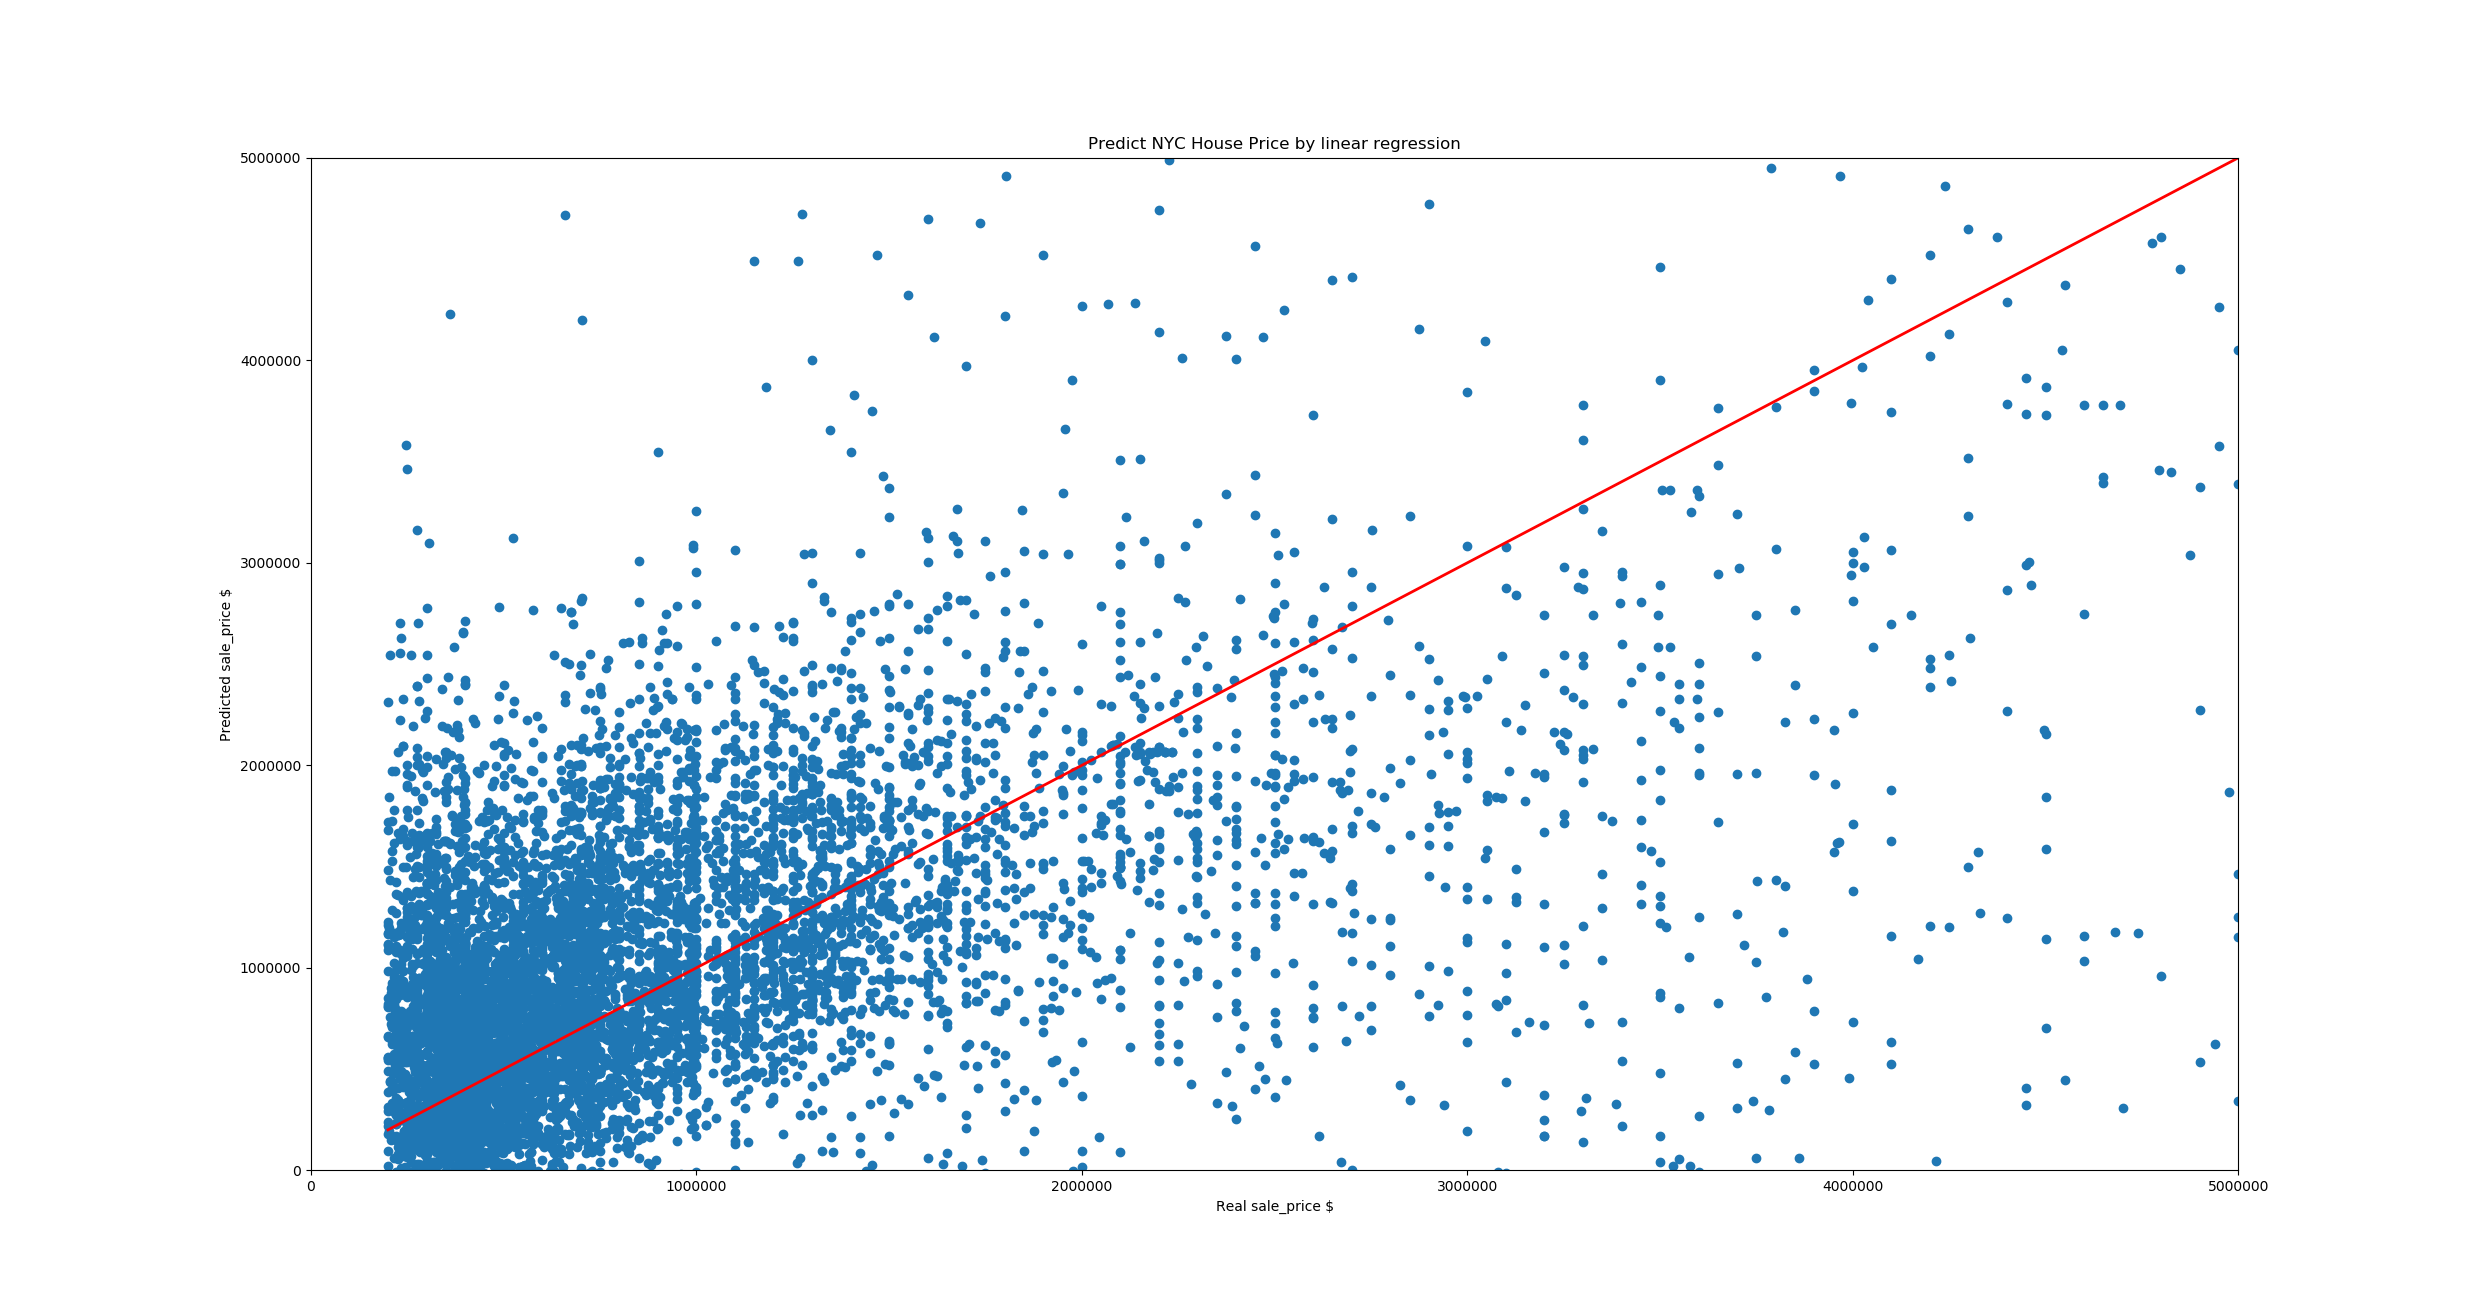

Reproduce this figure in Python.
import numpy as np
import csv
import matplotlib.pyplot as plt
from sklearn import linear_model
from sklearn.model_selection import cross_val_score
from sklearn.model_selection import cross_val_predict


X = []    # features
Y = []    # sale_price
with open('ultdata.csv') as f:
    reader = csv.reader(f)
    for row in reader:
        if reader.line_num == 1:
            continue;
        X.append([ int(row[1]), int(row[2]), int(row[3]), int(row[4]),
                   int(row[5]), int(row[6])])
        Y.append(int(row[7]))  


regr = linear_model.LinearRegression()
regr.fit(X, Y)
print(regr.score(X, Y))  # 0.6714874629993289


# draw scatter between predicted and real 
y_pred = regr.predict(X)
plt.scatter(Y, y_pred)
y_arr = np.array(Y)
plt.plot([y_arr.min(), y_arr.max()], [y_arr.min(), y_arr.max()], color='red', lw=2)
plt.xlabel('Real sale_price $')
plt.ylabel('Predicted sale_price $')
plt.title('Predict NYC House Price by linear regression')
plt.xlim(0, 5000000)
plt.ylim(0, 5000000)
plt.show()
